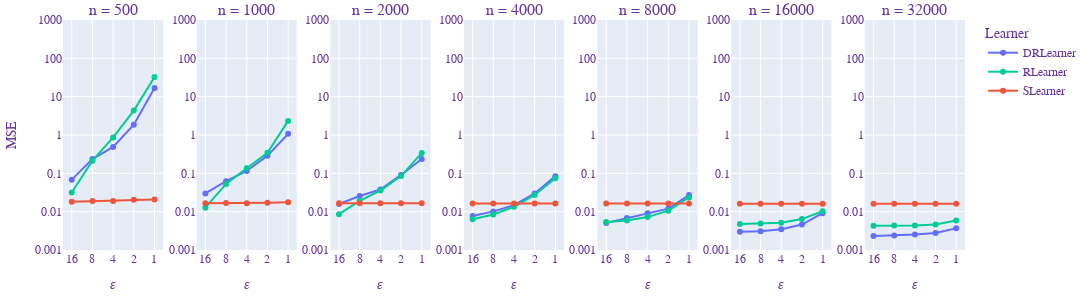

Notebook code cell kept with this figure:
### Markdown cell above
## Figure 2, comparison across DP-EBM-?-learners

### Code cell
# MSE across learners
dataset = 'Voting'
data_sizes = [500, 1_000, 2_000, 4_000, 8_000, 16_000, 32_000]

fig = make_subplots(
    rows=1, cols=len(data_sizes),
    horizontal_spacing=0.037,
    subplot_titles=[f'n = {data_size}' for data_size in data_sizes])

color_DRLearner, color_SLearner, color_RLearner = px.colors.qualitative.Plotly[0:3]
color_dict = {'DRLearner': color_DRLearner, 'SLearner1': color_SLearner, 'RLearner': color_RLearner}

for i, data_size in enumerate(data_sizes):
    results_plot = results[(results['dataset']==dataset) & 
                          (results['model']=='DPExplainableBoostingRegressor') &
                          (results['data_size']==data_size)]
    
    results_plot = results_plot.sort_values('epsilon', ascending=False)
    results_by_learner = {learner: results_plot[results_plot['learner'] == learner]  
                          for learner in results_plot['learner'].unique()}
    if i == 0:
        showlegend = True
    else:
        showlegend = False
    
    for learner, result in sorted(results_by_learner.items()):
        epsilons = result['epsilon']
        fig.add_trace(go.Scatter(x=[1, 2, 3, 4, 5], y=result['MSE_mean'], 
                                 name=learner if learner != 'SLearner1' else 'SLearner',
                                 showlegend=showlegend,
                                 line={'color': color_dict[learner]}),
                      row=1, col=i+1)
    
fig.update_yaxes(type="log", range=[-3, 3])
    
fig.update_layout(
    # title="𝜀 - MSE, Voting",
    xaxis_title="𝜀",
    yaxis_title="MSE",
    font=dict(
        family="Courier New, monospace",
        size=12,
        color="RebeccaPurple"
    ),
    margin=dict(
        t=20,
        b=10,
        l=10,
        r=10,
    ),
    legend_title_text='Learner',
    autosize=False,
    width=1_200,
    height=300
)

fig.update_xaxes(
    dict(
        title = "𝜀",
        tickmode = 'array',
        tickvals = [1, 2, 3, 4, 5],
        ticktext = [16, 8, 4, 2, 1]
    )
)
fig.show()    
fig.write_image("plots/ATE_CATE1.png", height=300, width=1_200)

### Figure 1 — Plotly figure (JSON) as saved in the notebook; plotly's stock layout.template omitted (floating-point values rounded to 4 significant figures)
{"data": [{"line": {"color": "#636EFA"}, "name": "DRLearner", "showlegend": true, "type": "scatter", "x": [1, 2, 3, 4, 5], "xaxis": "x", "y": [0.06849, 0.2355, 0.4892, 1.855, 16.81, 554.3], "yaxis": "y"}, {"line": {"color": "#00CC96"}, "name": "RLearner", "showlegend": true, "type": "scatter", "x": [1, 2, 3, 4, 5], "xaxis": "x", "y": [0.03164, 0.214, 0.8634, 4.329, 32.36, 437.4], "yaxis": "y"}, {"line": {"color": "#EF553B"}, "name": "SLearner", "showlegend": true, "type": "scatter", "x": [1, 2, 3, 4, 5], "xaxis": "x", "y": [0.01827, 0.01904, 0.019, 0.02037, 0.02087, 0.0501], "yaxis": "y"}, {"line": {"color": "#636EFA"}, "name": "DRLearner", "showlegend": false, "type": "scatter", "x": [1, 2, 3, 4, 5], "xaxis": "x2", "y": [0.02995, 0.06226, 0.1151, 0.2895, 1.073, 12.54], "yaxis": "y2"}, {"line": {"color": "#00CC96"}, "name": "RLearner", "showlegend": false, "type": "scatter", "x": [1, 2, 3, 4, 5], "xaxis": "x2", "y": [0.01269, 0.05308, 0.1361, 0.3451, 2.33, 34.63], "yaxis": "y2"}, {"line": {"color": "#EF553B"}, "name": "SLearner", "showlegend": false, "type": "scatter", "x": [1, 2, 3, 4, 5], "xaxis": "x2", "y": [0.01668, 0.01673, 0.01668, 0.01709, 0.01761, 0.02097], "yaxis": "y2"}, {"line": {"color": "#636EFA"}, "name": "DRLearner", "showlegend": false, "type": "scatter", "x": [1, 2, 3, 4, 5], "xaxis": "x3", "y": [0.01585, 0.02556, 0.03791, 0.09084, 0.2374, 1.011], "yaxis": "y3"}, {"line": {"color": "#00CC96"}, "name": "RLearner", "showlegend": false, "type": "scatter", "x": [1, 2, 3, 4, 5], "xaxis": "x3", "y": [0.008613, 0.0192, 0.03555, 0.08487, 0.3408, 3.213], "yaxis": "y3"}, {"line": {"color": "#EF553B"}, "name": "SLearner", "showlegend": false, "type": "scatter", "x": [1, 2, 3, 4, 5], "xaxis": "x3", "y": [0.01653, 0.01654, 0.01653, 0.01663, 0.0166, 0.01825], "yaxis": "y3"}, {"line": {"color": "#636EFA"}, "name": "DRLearner", "showlegend": false, "type": "scatter", "x": [1, 2, 3, 4, 5], "xaxis": "x4", "y": [0.00775, 0.01017, 0.01472, 0.02986, 0.08446, 0.2392], "yaxis": "y4"}, {"line": {"color": "#00CC96"}, "name": "RLearner", "showlegend": false, "type": "scatter", "x": [1, 2, 3, 4, 5], "xaxis": "x4", "y": [0.006306, 0.008448, 0.01341, 0.02716, 0.07429, 0.2446], "yaxis": "y4"}, {"line": {"color": "#EF553B"}, "name": "SLearner", "showlegend": false, "type": "scatter", "x": [1, 2, 3, 4, 5], "xaxis": "x4", "y": [0.01633, 0.01633, 0.01634, 0.01637, 0.01639, 0.01642], "yaxis": "y4"}, {"line": {"color": "#636EFA"}, "name": "DRLearner", "showlegend": false, "type": "scatter", "x": [1, 2, 3, 4, 5], "xaxis": "x5", "y": [0.005041, 0.006806, 0.009107, 0.01196, 0.02712, 0.0851], "yaxis": "y5"}, {"line": {"color": "#00CC96"}, "name": "RLearner", "showlegend": false, "type": "scatter", "x": [1, 2, 3, 4, 5], "xaxis": "x5", "y": [0.005357, 0.00591, 0.007216, 0.01061, 0.02349, 0.07918], "yaxis": "y5"}, {"line": {"color": "#EF553B"}, "name": "SLearner", "showlegend": false, "type": "scatter", "x": [1, 2, 3, 4, 5], "xaxis": "x5", "y": [0.01624, 0.01624, 0.01625, 0.01623, 0.01627, 0.01634], "yaxis": "y5"}, {"line": {"color": "#636EFA"}, "name": "DRLearner", "showlegend": false, "type": "scatter", "x": [1, 2, 3, 4, 5], "xaxis": "x6", "y": [0.002989, 0.003098, 0.0035, 0.004617, 0.009107, 0.02312], "yaxis": "y6"}, {"line": {"color": "#00CC96"}, "name": "RLearner", "showlegend": false, "type": "scatter", "x": [1, 2, 3, 4, 5], "xaxis": "x6", "y": [0.004756, 0.004931, 0.005116, 0.0064, 0.01028, 0.02391], "yaxis": "y6"}, {"line": {"color": "#EF553B"}, "name": "SLearner", "showlegend": false, "type": "scatter", "x": [1, 2, 3, 4, 5], "xaxis": "x6", "y": [0.01617, 0.01617, 0.01618, 0.01617, 0.01617, 0.0162], "yaxis": "y6"}, {"line": {"color": "#636EFA"}, "name": "DRLearner", "showlegend": false, "type": "scatter", "x": [1, 2, 3, 4, 5], "xaxis": "x7", "y": [0.002334, 0.002375, 0.002526, 0.002769, 0.00371, 0.008243], "yaxis": "y7"}, {"line": {"color": "#00CC96"}, "name": "RLearner", "showlegend": false, "type": "scatter", "x": [1, 2, 3, 4, 5], "xaxis": "x7", "y": [0.004287, 0.004338, 0.004347, 0.004625, 0.005877, 0.008883], "yaxis": "y7"}, {"line": {"color": "#EF553B"}, "name": "SLearner", "showlegend": false, "type": "scatter", "x": [1, 2, 3, 4, 5], "xaxis": "x7", "y": [0.01613, 0.01613, 0.01612, 0.01612, 0.01612, 0.01613], "yaxis": "y7"}], "layout": {"annotations": [{"font": {"size": 16}, "showarrow": false, "text": "n = 500", "x": 0.05557, "xanchor": "center", "xref": "paper", "y": 1, "yanchor": "bottom", "yref": "paper"}, {"font": {"size": 16}, "showarrow": false, "text": "n = 1000", "x": 0.2037, "xanchor": "center", "xref": "paper", "y": 1, "yanchor": "bottom", "yref": "paper"}, {"font": {"size": 16}, "showarrow": false, "text": "n = 2000", "x": 0.3519, "xanchor": "center", "xref": "paper", "y": 1, "yanchor": "bottom", "yref": "paper"}, {"font": {"size": 16}, "showarrow": false, "text": "n = 4000", "x": 0.5, "xanchor": "center", "xref": "paper", "y": 1, "yanchor": "bottom", "yref": "paper"}, {"font": {"size": 16}, "showarrow": false, "text": "n = 8000", "x": 0.6481, "xanchor": "center", "xref": "paper", "y": 1, "yanchor": "bottom", "yref": "paper"}, {"font": {"size": 16}, "showarrow": false, "text": "n = 16000", "x": 0.7963, "xanchor": "center", "xref": "paper", "y": 1, "yanchor": "bottom", "yref": "paper"}, {"font": {"size": 16}, "showarrow": false, "text": "n = 32000", "x": 0.9444, "xanchor": "center", "xref": "paper", "y": 1, "yanchor": "bottom", "yref": "paper"}], "autosize": false, "font": {"color": "RebeccaPurple", "family": "Courier New, monospace", "size": 12}, "height": 300, "legend": {"title": {"text": "Learner"}}, "margin": {"b": 10, "l": 10, "r": 10, "t": 20}, "width": 1200, "xaxis": {"anchor": "y", "domain": [0, 0.1111], "tickmode": "array", "ticktext": [16, 8, 4, 2, 1], "tickvals": [1, 2, 3, 4, 5], "title": {"text": "𝜀"}}, "xaxis2": {"anchor": "y2", "domain": [0.1481, 0.2593], "tickmode": "array", "ticktext": [16, 8, 4, 2, 1], "tickvals": [1, 2, 3, 4, 5], "title": {"text": "𝜀"}}, "xaxis3": {"anchor": "y3", "domain": [0.2963, 0.4074], "tickmode": "array", "ticktext": [16, 8, 4, 2, 1], "tickvals": [1, 2, 3, 4, 5], "title": {"text": "𝜀"}}, "xaxis4": {"anchor": "y4", "domain": [0.4444, 0.5556], "tickmode": "array", "ticktext": [16, 8, 4, 2, 1], "tickvals": [1, 2, 3, 4, 5], "title": {"text": "𝜀"}}, "xaxis5": {"anchor": "y5", "domain": [0.5926, 0.7037], "tickmode": "array", "ticktext": [16, 8, 4, 2, 1], "tickvals": [1, 2, 3, 4, 5], "title": {"text": "𝜀"}}, "xaxis6": {"anchor": "y6", "domain": [0.7407, 0.8519], "tickmode": "array", "ticktext": [16, 8, 4, 2, 1], "tickvals": [1, 2, 3, 4, 5], "title": {"text": "𝜀"}}, "xaxis7": {"anchor": "y7", "domain": [0.8889, 1.0], "tickmode": "array", "ticktext": [16, 8, 4, 2, 1], "tickvals": [1, 2, 3, 4, 5], "title": {"text": "𝜀"}}, "yaxis": {"anchor": "x", "domain": [0, 1], "range": [-3, 3], "title": {"text": "MSE"}, "type": "log"}, "yaxis2": {"anchor": "x2", "domain": [0, 1], "range": [-3, 3], "type": "log"}, "yaxis3": {"anchor": "x3", "domain": [0, 1], "range": [-3, 3], "type": "log"}, "yaxis4": {"anchor": "x4", "domain": [0, 1], "range": [-3, 3], "type": "log"}, "yaxis5": {"anchor": "x5", "domain": [0, 1], "range": [-3, 3], "type": "log"}, "yaxis6": {"anchor": "x6", "domain": [0, 1], "range": [-3, 3], "type": "log"}, "yaxis7": {"anchor": "x7", "domain": [0, 1], "range": [-3, 3], "type": "log"}}}
